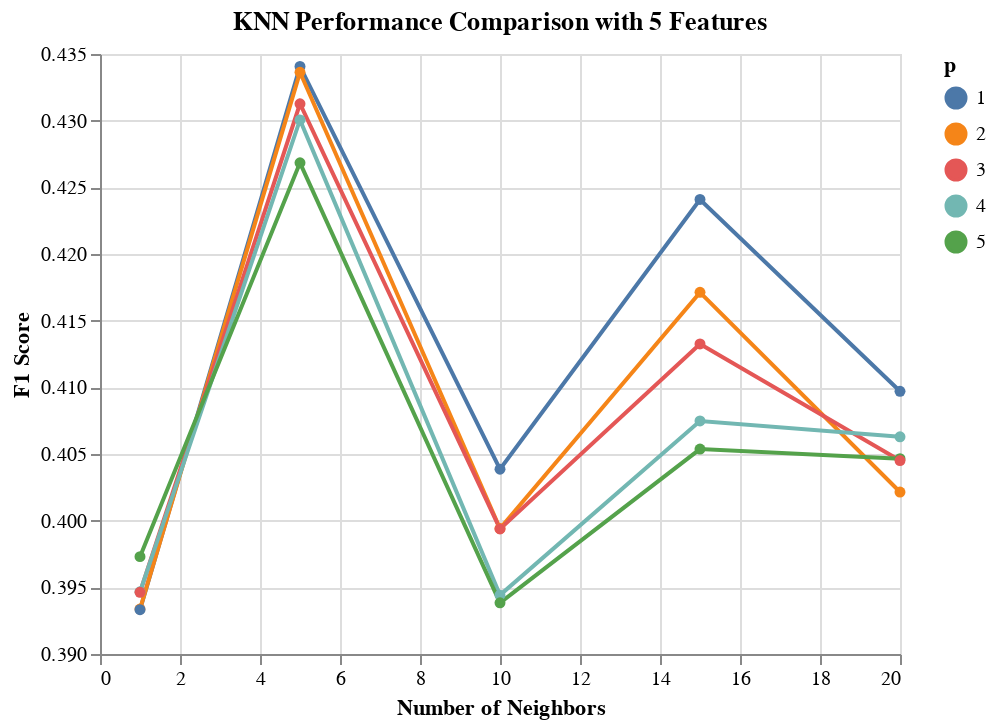

Notebook code cell kept with this figure:
### Code cell
alt.renderers.enable('default')
fit_out_knn["chart"]

### Figure 1 — Vega-Lite specification as saved in the notebook (floating-point values rounded to 4 significant figures)
{"config": {"view": {"continuousWidth": 400, "continuousHeight": 300}}, "data": {"name": "data-fb0c724ca2ad4bfab676320d58fe69eb"}, "mark": {"type": "line", "point": true}, "encoding": {"color": {"type": "nominal", "field": "knn__p", "title": "p"}, "x": {"type": "quantitative", "field": "knn__n_neighbors", "title": "Number of Neighbors"}, "y": {"type": "quantitative", "field": "mean_score", "scale": {"zero": false}, "title": "F1 Score"}}, "title": "KNN Performance Comparison with 5 Features", "$schema": "https://vega.github.io/schema/vega-lite/v4.8.1.json", "datasets": {"data-fb0c724ca2ad4bfab676320d58fe69eb": [{"mean_score": 0.4341, "std_score": 0.01483, "max_score": 0.4516, "min_score": 0.4153, "knn__n_neighbors": 5.0, "knn__p": 1.0, "rfi_fs__n_features_": 5.0}, {"mean_score": 0.4336, "std_score": 0.02736, "max_score": 0.4784, "min_score": 0.4034, "knn__n_neighbors": 5.0, "knn__p": 2.0, "rfi_fs__n_features_": 5.0}, {"mean_score": 0.4313, "std_score": 0.03342, "max_score": 0.4903, "min_score": 0.4, "knn__n_neighbors": 5.0, "knn__p": 3.0, "rfi_fs__n_features_": 5.0}, {"mean_score": 0.4301, "std_score": 0.02943, "max_score": 0.4784, "min_score": 0.392, "knn__n_neighbors": 5.0, "knn__p": 4.0, "rfi_fs__n_features_": 5.0}, {"mean_score": 0.4268, "std_score": 0.03023, "max_score": 0.4784, "min_score": 0.3984, "knn__n_neighbors": 5.0, "knn__p": 5.0, "rfi_fs__n_features_": 5.0}, {"mean_score": 0.4241, "std_score": 0.03014, "max_score": 0.4696, "min_score": 0.3909, "knn__n_neighbors": 15.0, "knn__p": 1.0, "rfi_fs__n_features_": 5.0}, {"mean_score": 0.4171, "std_score": 0.02902, "max_score": 0.4522, "min_score": 0.3727, "knn__n_neighbors": 15.0, "knn__p": 2.0, "rfi_fs__n_features_": 5.0}, {"mean_score": 0.4133, "std_score": 0.02702, "max_score": 0.4629, "min_score": 0.3836, "knn__n_neighbors": 15.0, "knn__p": 3.0, "rfi_fs__n_features_": 5.0}, {"mean_score": 0.4097, "std_score": 0.02997, "max_score": 0.4495, "min_score": 0.3796, "knn__n_neighbors": 20.0, "knn__p": 1.0, "rfi_fs__n_features_": 5.0}, {"mean_score": 0.4075, "std_score": 0.03061, "max_score": 0.4649, "min_score": 0.3744, "knn__n_neighbors": 15.0, "knn__p": 4.0, "rfi_fs__n_features_": 5.0}, {"mean_score": 0.4063, "std_score": 0.0183, "max_score": 0.4352, "min_score": 0.3865, "knn__n_neighbors": 20.0, "knn__p": 4.0, "rfi_fs__n_features_": 5.0}, {"mean_score": 0.4054, "std_score": 0.03166, "max_score": 0.4602, "min_score": 0.367, "knn__n_neighbors": 15.0, "knn__p": 5.0, "rfi_fs__n_features_": 5.0}, {"mean_score": 0.4046, "std_score": 0.02288, "max_score": 0.4352, "min_score": 0.3707, "knn__n_neighbors": 20.0, "knn__p": 5.0, "rfi_fs__n_features_": 5.0}, {"mean_score": 0.4045, "std_score": 0.01702, "max_score": 0.4279, "min_score": 0.3836, "knn__n_neighbors": 20.0, "knn__p": 3.0, "rfi_fs__n_features_": 5.0}, {"mean_score": 0.4039, "std_score": 0.01606, "max_score": 0.4248, "min_score": 0.3761, "knn__n_neighbors": 10.0, "knn__p": 1.0, "rfi_fs__n_features_": 5.0}, {"mean_score": 0.4021, "std_score": 0.02549, "max_score": 0.4352, "min_score": 0.3687, "knn__n_neighbors": 20.0, "knn__p": 2.0, "rfi_fs__n_features_": 5.0}, {"mean_score": 0.3994, "std_score": 0.02775, "max_score": 0.4474, "min_score": 0.3687, "knn__n_neighbors": 10.0, "knn__p": 2.0, "rfi_fs__n_features_": 5.0}, {"mean_score": 0.3994, "std_score": 0.02801, "max_score": 0.4493, "min_score": 0.3645, "knn__n_neighbors": 10.0, "knn__p": 3.0, "rfi_fs__n_features_": 5.0}, {"mean_score": 0.3973, "std_score": 0.04088, "max_score": 0.4542, "min_score": 0.3382, "knn__n_neighbors": 1.0, "knn__p": 5.0, "rfi_fs__n_features_": 5.0}, {"mean_score": 0.3947, "std_score": 0.03912, "max_score": 0.449, "min_score": 0.337, "knn__n_neighbors": 1.0, "knn__p": 4.0, "rfi_fs__n_features_": 5.0}, {"mean_score": 0.3946, "std_score": 0.0408, "max_score": 0.4475, "min_score": 0.3358, "knn__n_neighbors": 1.0, "knn__p": 3.0, "rfi_fs__n_features_": 5.0}, {"mean_score": 0.3944, "std_score": 0.0306, "max_score": 0.4493, "min_score": 0.3568, "knn__n_neighbors": 10.0, "knn__p": 4.0, "rfi_fs__n_features_": 5.0}, {"mean_score": 0.3938, "std_score": 0.02878, "max_score": 0.4444, "min_score": 0.3568, "knn__n_neighbors": 10.0, "knn__p": 5.0, "rfi_fs__n_features_": 5.0}, {"mean_score": 0.3934, "std_score": 0.04574, "max_score": 0.4497, "min_score": 0.3273, "knn__n_neighbors": 1.0, "knn__p": 2.0, "rfi_fs__n_features_": 5.0}, {"mean_score": 0.3933, "std_score": 0.03953, "max_score": 0.4512, "min_score": 0.3453, "knn__n_neighbors": 1.0, "knn__p": 1.0, "rfi_fs__n_features_": 5.0}]}}
